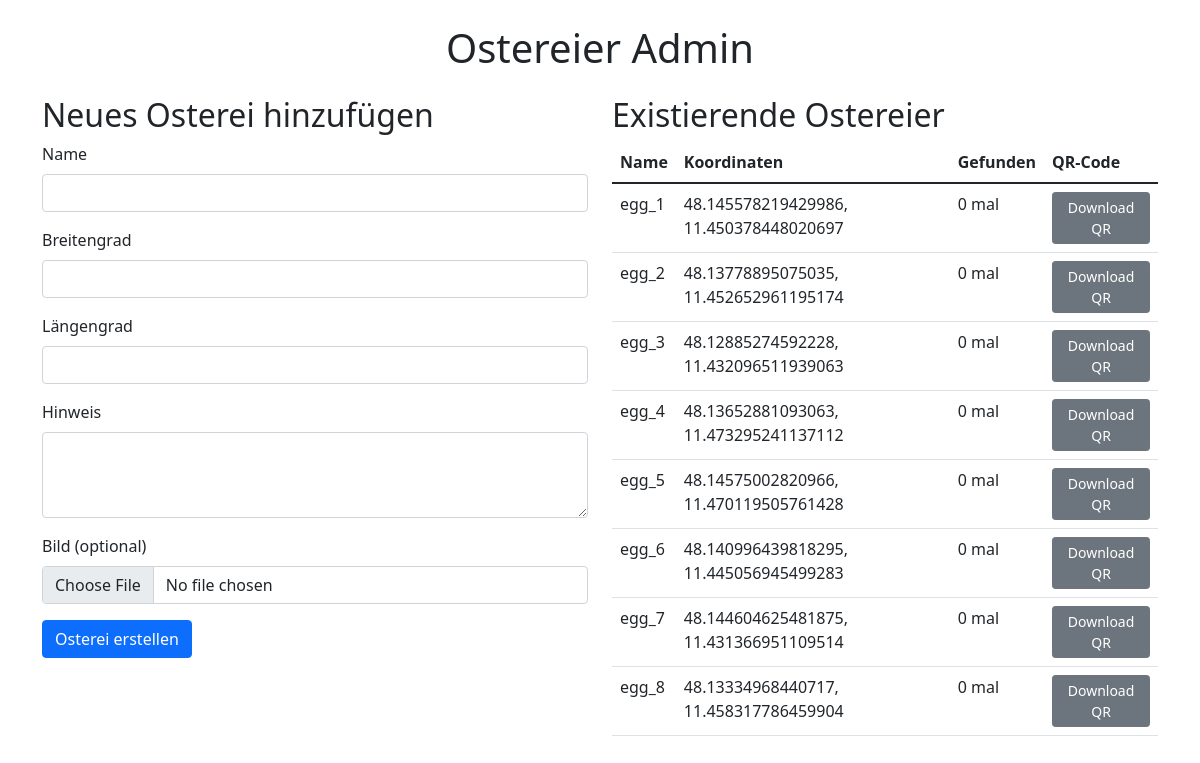
The page /admin on the database its author committed.
### tables this page shows
CREATE TABLE eggs (
                id INTEGER PRIMARY KEY AUTOINCREMENT,
                name TEXT NOT NULL,
                latitude REAL NOT NULL,
                longitude REAL NOT NULL,
                hint TEXT NOT NULL,
                qr_code TEXT UNIQUE NOT NULL,
                image_path TEXT,
                found_count INTEGER DEFAULT 0
            );

### app.py (the view, shortened to what this page needs)
@app.route('/admin', methods=['GET', 'POST'])
def admin():
    with sqlite3.connect(app.config['DATABASE']) as conn:
        cursor = conn.cursor()
        cursor.execute('SELECT id, name, latitude, longitude, found_count FROM eggs')
        eggs = cursor.fetchall()
    return render_template('admin.html', eggs=eggs)

### templates/admin.html (shortened to what this page needs)
<!DOCTYPE html>
<html>
<head>
    <link href="https://cdn.jsdelivr.net/npm/bootstrap@5.1.3/dist/css/bootstrap.min.css" rel="stylesheet">
</head>
<body>
    <div class="container mt-4">
        <h1 class="text-center">Ostereier Admin</h1>
        <div class="row mt-4">
            <div class="col-md-6">
                <h2>Neues Osterei hinzufügen</h2>
                <form method="POST" enctype="multipart/form-data">
                    <div class="mb-3">
                        <label for="name" class="form-label">Name</label>
                        <input type="text" class="form-control" id="name" name="name" required>
                    </div>
                    <div class="mb-3">
                        <label for="latitude" class="form-label">Breitengrad</label>
                        <input type="number" step="any" class="form-control" id="latitude" name="latitude" required>
                    </div>
                    <div class="mb-3">
                        <label for="longitude" class="form-label">Längengrad</label>
                        <input type="number" step="any" class="form-control" id="longitude" name="longitude" required>
                    </div>
                    <div class="mb-3">
                        <label for="hint" class="form-label">Hinweis</label>
                        <textarea class="form-control" id="hint" name="hint" rows="3" required></textarea>
                    </div>
                    <div class="mb-3">
                        <label for="image" class="form-label">Bild (optional)</label>
                        <input type="file" class="form-control" id="image" name="image" accept="image/*">
                    </div>
                    <button type="submit" class="btn btn-primary">Osterei erstellen</button>
                </form>
            </div>
            <div class="col-md-6">
                <h2>Existierende Ostereier</h2>
                <table class="table">
                    <thead>
                        <tr>
                            <th>Name</th>
                            <th>Koordinaten</th>
                            <th>Gefunden</th>
                            <th>QR-Code</th>
                        </tr>
                    </thead>
                    <tbody>
                        {% for egg in eggs %}
                        <tr>
                            <td>{{ egg[1] }}</td>
                            <td>{{ egg[2] }}, {{ egg[3] }}</td>
                            <td>{{ egg[4] }} mal</td>
                            <td>
                                <a href="/qr_code/{{ egg[0] }}" download="qr_code_{{ egg[0] }}.png" class="btn btn-sm btn-secondary">
                                    Download QR
                                </a>
                            </td>
                        </tr>
                        {% endfor %}
                    </tbody>
                </table>
            </div>
        </div>
    </div>
</body>
</html>

### rows shown on the page
eggs: name "egg_1", latitude "48.145578219429986", longitude "11.450378448020697", found_count "0"
eggs: name "egg_2", latitude "48.13778895075035", longitude "11.452652961195174", found_count "0"
eggs: name "egg_3", latitude "48.12885274592228", longitude "11.432096511939063", found_count "0"
eggs: name "egg_4", latitude "48.13652881093063", longitude "11.473295241137112", found_count "0"
eggs: name "egg_5", latitude "48.14575002820966", longitude "11.470119505761428", found_count "0"
eggs: name "egg_6", latitude "48.140996439818295", longitude "11.445056945499283", found_count "0"
eggs: name "egg_7", latitude "48.144604625481875", longitude "11.431366951109514", found_count "0"
eggs: name "egg_8", latitude "48.13334968440717", longitude "11.458317786459904", found_count "0"
